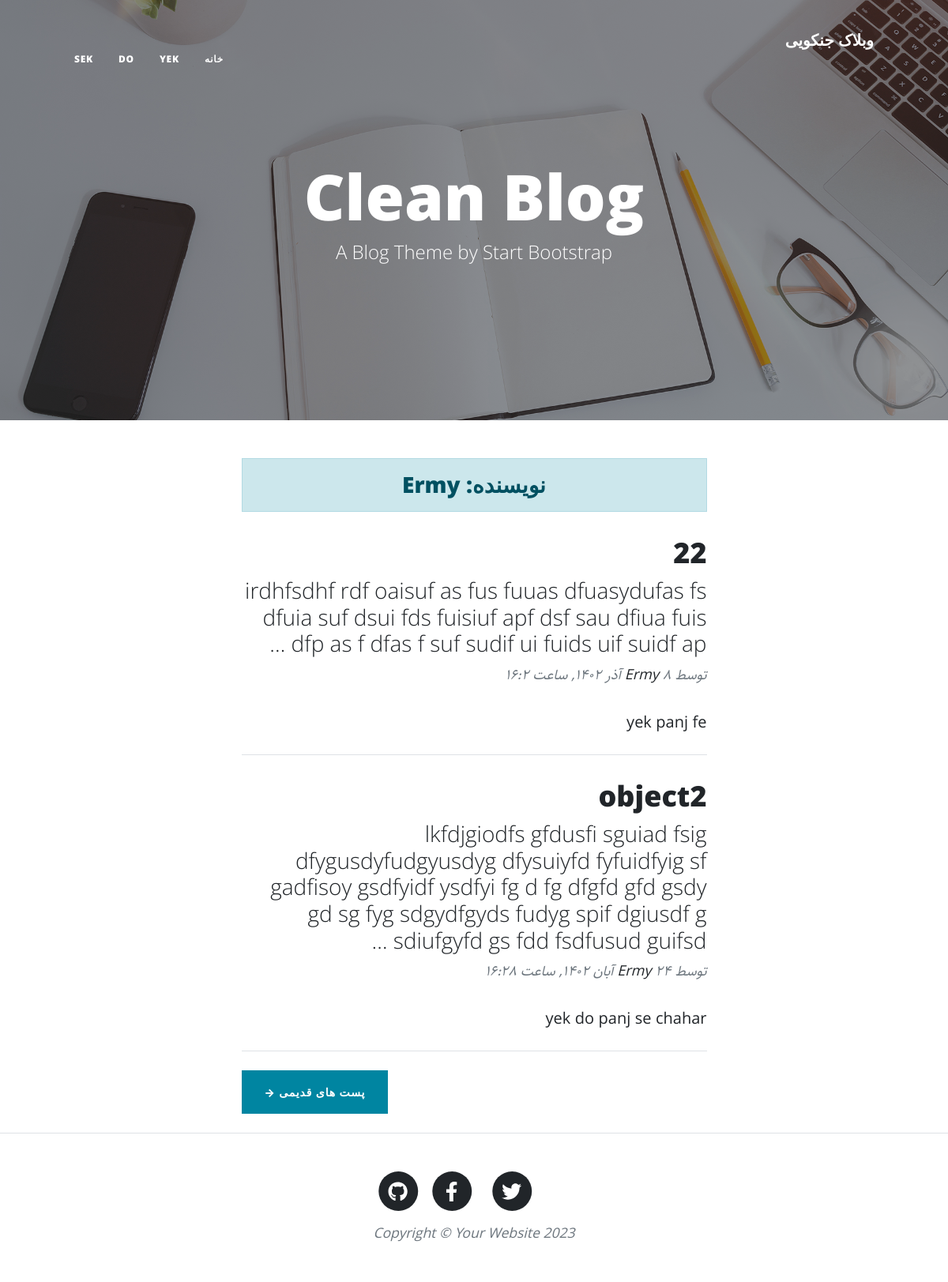
Screenshot of /author/ermy1 with the database file from the repository.
### blog/models.py (models this page shows, shortened)
class Category(models.Model):
    parent = models.ForeignKey('self', default=None, null=True, blank=True, on_delete=models.SET_NULL,
                               related_name="Children", verbose_name="زیردسته")
    title = models.CharField(max_length=200, verbose_name="عنوان دسته بندی")
    slug = models.SlugField(max_length=100, unique=True, verbose_name="آدرس دسته بندی")
    status = models.BooleanField(default=True, verbose_name="آیا نمایش داده شود؟")
    position = models.IntegerField(verbose_name="پوزیشن")
    class Meta:
        verbose_name = "دسته بندی"
        verbose_name_plural = "دسته بندی ها"
        ordering = ['parent__id', 'position']
    objects = CategoryManager()

class Article(models.Model):
    STATUS_CHOICES = (
        ('d', 'پیش نویس'),
        ('p', 'منتشر شده'),
    )
    author = models.ForeignKey(User, null=True, on_delete=models.SET_NULL, related_name="article_s", verbose_name="نویسنده")
    title = models.CharField(max_length=200, verbose_name="عنوان مقاله")
    slug = models.SlugField(max_length=100, unique=True, verbose_name="آدرس مقاله")
    category = models.ManyToManyField(Category, verbose_name="دسته بندی", related_name="article_s")
    description = models.TextField(verbose_name="محتوا")
    thumbnail = models.ImageField(upload_to="images", verbose_name="عکس مقاله")
    publish = models.DateTimeField(default=timezone.now, verbose_name="زمان انتشار")
    created = models.DateTimeField(auto_now_add=True)
    updated = models.DateTimeField(auto_now=True)
    status = models.CharField(max_length=1, choices=STATUS_CHOICES, verbose_name="وضعیت")
    class Meta:
        verbose_name = "مقاله"
        verbose_name_plural = "مقالات"
        ordering = ['-publish']
    def jpublish(self):
        return jalali_convertor(self.publish)
    jpublish.short_description = "زمان انتشار"
    def thumbnail_tag(self):
        return format_html("<img width=100 height=75 style='border-radius: 5px;' src='{}'>".format(self.thumbnail.url))
    thumbnail_tag.short_description = "عکس"
    objects = ArticleManager()

### blog/views.py (the view)
# urls.py: path('author/<slug:username>', AuthorList.as_view(), name='author'),
class AuthorList(ListView):
    paginate_by = 2
    template_name = 'blog/author_list.html'
    def get_queryset(self):
        global author
        username = self.kwargs.get('username')
        author = get_object_or_404(User, username=username)
        return author.article_s.published()
    def get_context_data(self, **kwargs):
        context = super().get_context_data(**kwargs)
        context["author"] = author
        return context

### blog/models.py (called while the page is built)
    def published(self):
        return self.filter(status="p")

    def active(self):
        return self.filter(status=True)

### blog/templatetags/base_tags.py (called while the page is built)
@register.simple_tag
def title():
    return "وبلاک جنکویی"

@register.inclusion_tag("blog/partials/category_navbar.html")
def category_navbar():
    return {"categories": Category.objects.filter(status=True)}

### extensions/jalali.py (called while the page is built)
    def persian_tuple(self):
        return self.persian_year, self.persian_month, self.persian_day

### extensions/utils.py (called while the page is built)
def persian_number_converter(mystr):
    numbers = {
        "0": "۰",
        "1": "۱",
        "2": "۲",
        "3": "۳",
        "4": "۴",
        "6": "۵",
        "7": "۶",
        "5": "۷",
        "8": "۸",
        "9": "۹"
    }
    for e, p in numbers.items():
        mystr = mystr.replace(e, p)
    return mystr

def jalali_convertor(time):
    time = timezone.localtime(time)
    jmonth = ["فروردین", "اردیبهشت ", "خرداد", "تیر", "مرداد", "شهریور", "مهر", "آبان", "آذر", "دی", "بهمن", "اسفند"]
    time_to_str = "{},{},{}".format(time.year, time.month, time.day)
    time_to_tuple = jalali.Gregorian(time_to_str).persian_tuple()
    time_to_list = list(time_to_tuple)
    for index, month in enumerate(jmonth):
        if time_to_list[1] == index + 1:
            time_to_list[1] = month
            break
    output ="{} {} {}, ".format(time_to_list[2], time_to_list[1], time_to_list[0])
    output2 ="ساعت {}:{}".format(time.hour, time.minute)
    output3 = output + output2
    return persian_number_converter(output3)

### templates/blog/author_list.html (shortened to what this page needs)
{% extends 'blog/list.html' %}
{% block header %}
    <h3 class="alert alert-primary text-center">نویسنده: {{ author.get_full_name }}</h3>
{% endblock %}
{% block next_page_url %}
    {% url 'blog:author' author.username page_obj.next_page_number %}
{% endblock %}

### templates/blog/list.html (shortened to what this page needs)
{% extends 'blog/base.html' %}
{% load static %}
{% block main %}
        <header class="masthead" style="background-image: url({% static 'blog/assets/img/home-bg.jpg' %})">
            <div class="container position-relative px-4 px-lg-5">
                <div class="row gx-4 gx-lg-5 justify-content-center">
                    <div class="col-md-10 col-lg-8 col-xl-7">
                        <div class="site-heading">
                            <h1>Clean Blog</h1>
                            <span class="subheading">A Blog Theme by Start Bootstrap</span>
                        </div>
                    </div>
                </div>
            </div>
        </header>
        <div class="container px-4 px-lg-5">
            <div class="row gx-4 gx-lg-5 justify-content-center">
                <div class="col-md-10 col-lg-8 col-xl-7">
                    {% block header %} {% endblock %}
                    {% for article in object_list %}
                        <div class="post-preview">
                            <a href="{% url 'blog:detail' article.slug %}">
                                <h2 class="post-title">{{ article.title }}</h2>
                                <h3 class="post-subtitle">{{ article.description|truncatewords:30 }}</h3>
                            </a>
                            <p class="post-meta">
                                توسط
                                <a href="{% url 'blog:author' article.author %}">{{ article.author.get_full_name }}</a>
                                {{ article.jpublish }}
                            </p>
                            <div>
                                {% for cat in article.category.active %}
                                    <a href="{% url 'blog:categori' cat.slug %}">{{ cat.title }}</a>
                                {% endfor %}
                            </div>
                        </div>
                        <hr class="my-4" />
                    {% endfor %}
                    {% if is_paginated %}
                        <div class="d-flex justify-content-end mb-4">
                            {% if page_obj.has_next %}
                                <a class="btn btn-primary text-uppercase" href="{% block next_page_url %}{% endblock %}">پست های قدیمی →</a>
                            {% endif %}
                        </div>
                    {% endif %}
                </div>
            </div>
        </div>
{% endblock %}

### templates/blog/partials/category_navbar.html (shortened to what this page needs)
<div class="collapse navbar-collapse nav" id="navbarResponsive">
    <ul class="navbar-nav ms-auto py-4 py-lg-0">
        <li class="nav-item"><a class="nav-link px-lg-3 py-3 py-lg-4" href="{% url 'blog:home' %}">خانه</a></li>
        {% for cat in categories %}
            {% if cat.parent == None %}
                <li class="nav-item">
                    <a class="nav-link px-lg-3 py-3 py-lg-4" href="{% url 'blog:categori' cat.slug %}">{{ cat.title }}</a>
                </li>
            {% endif %}
        {% endfor %}
    </ul>
</div>

### static/blog/css/rtl.css (style rules this page uses)
body { direction: rtl; text-align: right; font-family: "Sahel"; }
ul.navbar-nav.ms-auto.py-4.py-lg-0 { margin-left: initial !important; margin-right: auto; }
.nav ul { padding-right: 0; }
.nav ul li { border-bottom: none; height: 86px; line-height: 86px; font-size: 14px; display: inline-block; float: left; margin: 0 auto; }
.nav ul li a { text-decoration: none; color: #000000; display: block; transition: .3s background-color; padding: 0 24px; }
.nav a { border-bottom: none; }

### rows the page displays
Category: title "YEK", title "yek"
Category: title "DO", title "do"
Category: title "SEK"
Article: title "22", description "irdhfsdhf rdf oaisuf as fus fuuas dfuasydufas fs dfuia suf dsui fds fuisiuf apf dsf sau dfiua fuis dfp as f dfas f suf sudif ui fuids uif suidf ap …", author.get_full_name "Ermy", jpublish "۸ آذر ۱۴۰۲, ساعت ۱۶:۲"
Category: title "panj"
Category: title "fe"
Article: title "object2", description "lkfdjgiodfs gfdusfi sguiad fsig dfygusdyfudgyusdyg dfysuiyfd fyfuidfyig sf gadfisoy gsdfyidf ysdfyi fg d fg dfgfd gfd gsdy gd sg fyg sdgydfgyds fudyg spif dgiusdf g sdiufgyfd gs fdd fsdfusud guifsd …", author.get_full_name "Ermy", jpublish "۲۴ آبان ۱۴۰۲, ساعت ۱۶:۲۸"
Category: title "se"
Category: title "chahar"

### other values shown
{{ author.get_full_name }} "Ermy"
